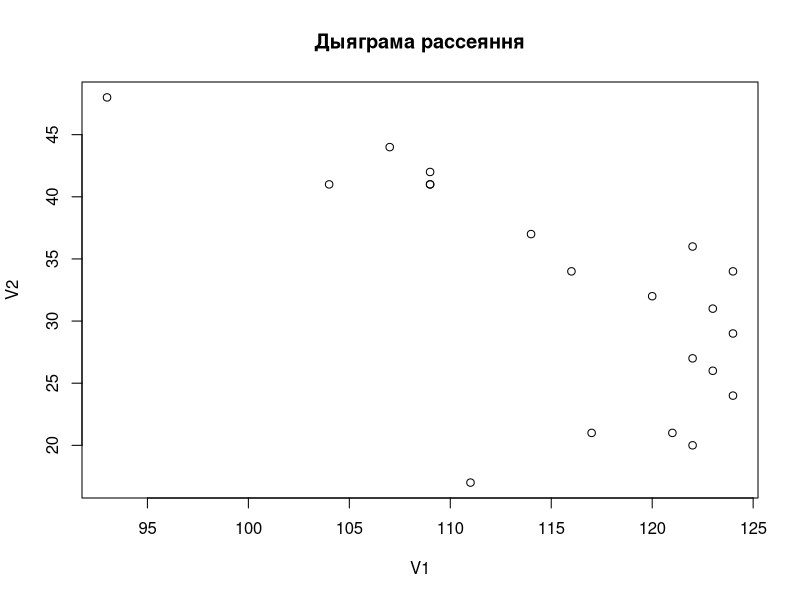
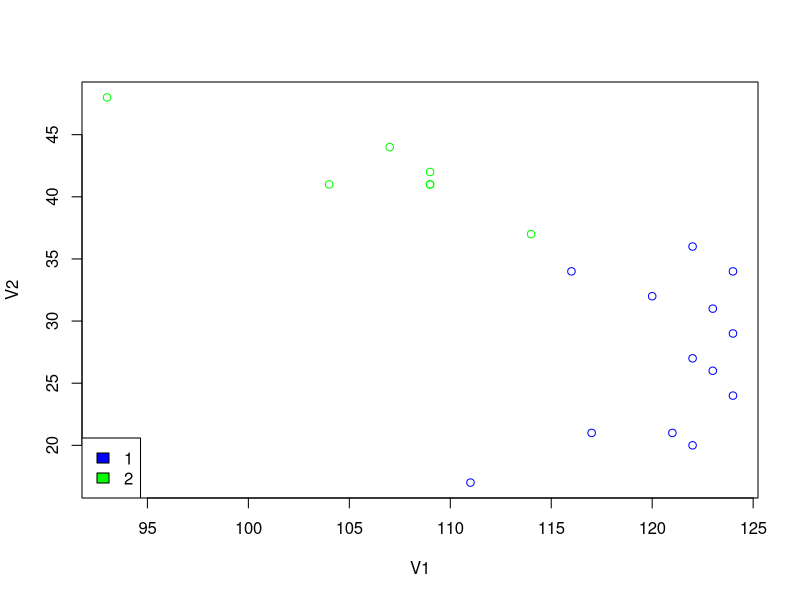
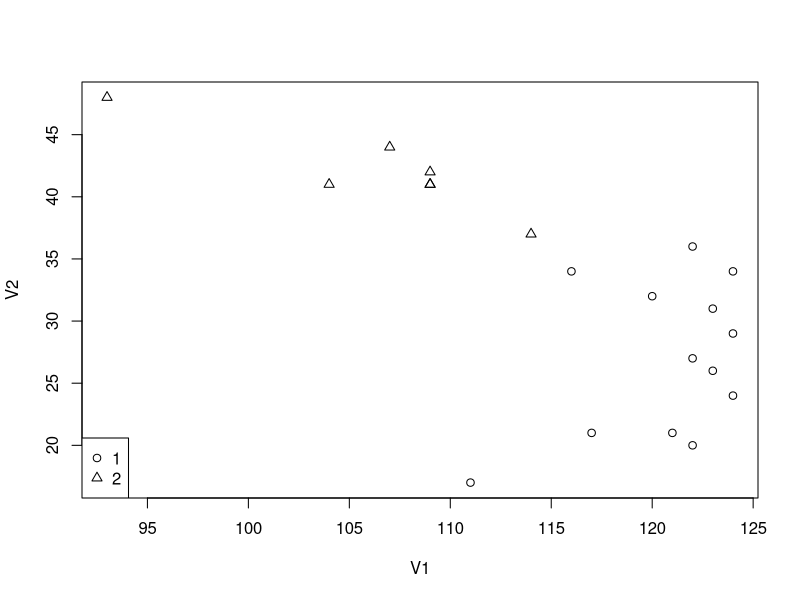
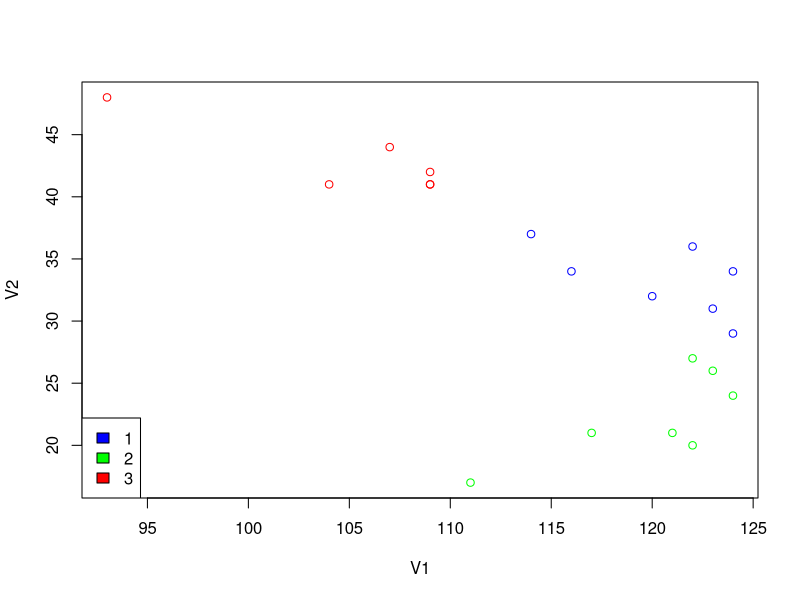
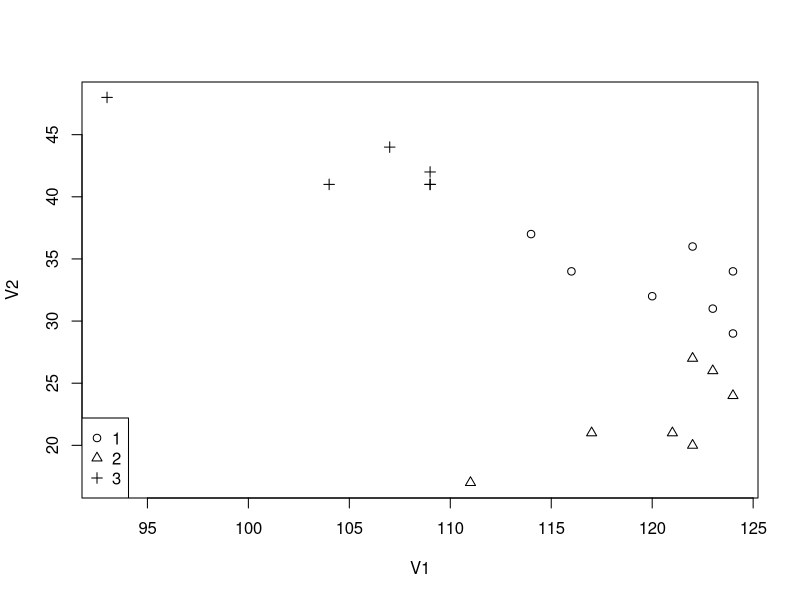

Write R code to recreate these figures, in order.
dat<-read.table("data5.txt")
dat
plot(dat,type="p",main="Дыяграма рассеяння")

# Разбіваем на два кластэры
cl<-kmeans(dat,2)
table(cl$cluster)
# Цэнтры кластараў
cl$centers
# Кластары на графіку рознымі колерамі
plot(dat,col=ifelse(cl$cluster==1,"blue","green"))
legend("bottomleft",legend=c("1","2"),fill=c("blue","green"))
plot(dat,pch=ifelse(cl$cluster==1,1,2))
legend("bottomleft",legend=c("1","2"),pch=c(1,2))

# Разбіваем на тры кластэры
cl<-kmeans(dat,3)
table(cl$cluster)
cl$centers
plot(dat,col=ifelse(cl$cluster==1,"blue", ifelse(cl$cluster == 2, "green", "red")))
legend("bottomleft",legend=c("1","2", "3"),fill=c("blue","green","red"))
plot(dat,pch=ifelse(cl$cluster==1, 1, ifelse(cl$cluster == 2, 2,3)))
legend("bottomleft",legend=c("1","2", "3"),pch=c(1,2, 3))